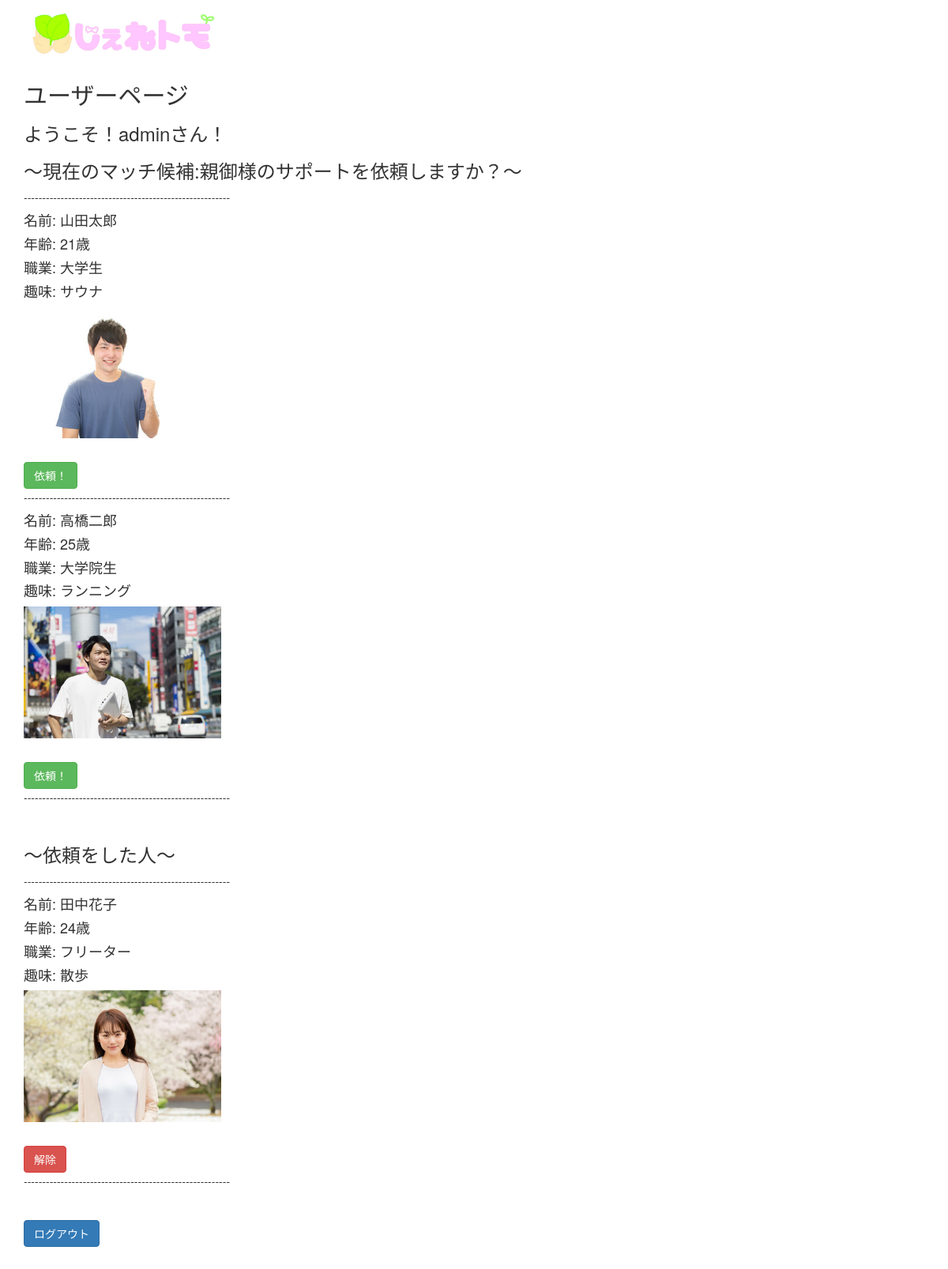
The page /index (signed in) on the database as committed earlier.
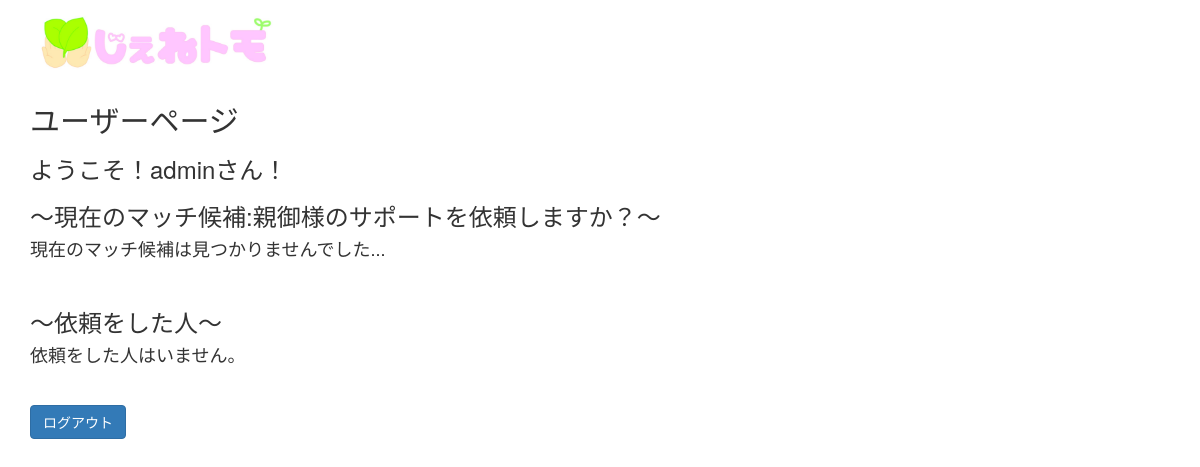
The same page on the database as committed later.
### app.py (models this page shows)
class Younger(db.Model): # 若者テーブル
    id = db.Column(db.Integer, primary_key=True)
    name = db.Column(db.String(50), nullable=False)
    age = db.Column(db.String(5),  nullable=False)
    job = db.Column(db.String(100), nullable=False)
    hobby = db.Column(db.String(100), nullable=False)
    img = db.Column(db.String(10), nullable=False)

class Candidate(db.Model): # いいかも！した人
    id = db.Column(db.Integer, primary_key=True)
    name = db.Column(db.String(50), nullable=False)
    age = db.Column(db.String(5),  nullable=False)
    job = db.Column(db.String(100), nullable=False)
    hobby = db.Column(db.String(100), nullable=False)
    img = db.Column(db.String(10), nullable=False)

### app.py (the view)
@app.route('/index',methods=["GET","POST"]) # メイン画面
@login_required
def index():
    username = current_user.username
    if request.method == "GET":
        matchers = Younger.query.all()
        candidate = Candidate.query.all()
        return render_template("/index.html",username=username,matchers = matchers,candidates = candidate)

### app.py (called while the page is built)
@login_manager.user_loader
def load_user(id):
    return User.query.get(int(id))

### templates/index.html (shortened to what this page needs)
{% extends "bootstrap/base.html" %}
{% block content %}
<div class="container">
     <img src="../static/image/icon.jpg" width="250px">
     <h2>ユーザーページ</h2>
     <h3>ようこそ！{{ username }}さん！</h3>
     <h3>～現在のマッチ候補:親御様のサポートを依頼しますか？～</h3>
     {% for matcher in matchers %}
     <person>
          <p>--------------------------------------------------------</p>
          <div>
               <h4>名前: {{ matcher.name }}</h4>
               <h4>年齢: {{ matcher.age }}歳</h4>
               <h4>職業: {{ matcher.job }}</h4>
               <h4>趣味: {{ matcher.hobby }}</h4>
               <img src="../static/image/people/{{ matcher.img }}.jpg" width="250px">
          </div>
     </person>
     <p><br></p>
     <a href="/{{matcher.id}}/good" role="button"><button class = "btn btn-success">依頼！</button></a>
     {% endfor %}
     {% if matchers |length > 0 %}
     <p>--------------------------------------------------------</p>
     {% endif %}
     {% if matchers |length == 0 %}
     <h4>現在のマッチ候補は見つかりませんでした...</h4>
     {% endif %}
     <p><br></p>
     <h3>～依頼をした人～</h3>
     {% for candidate in candidates %}
     <person>
          <p>--------------------------------------------------------</p>
          <div>
               <h4>名前: {{ candidate.name }}</h4>
               <h4>年齢: {{ candidate.age }}歳</h4>
               <h4>職業: {{ candidate.job }}</h4>
               <h4>趣味: {{ candidate.hobby }}</h4>
               <img src="../static/image/people/{{ candidate.img }}.jpg" width="250px">
          </div>
     </person>
     <p><br></p>
     <a href="/{{candidate.id}}/delete" role="button"><button class = "btn btn-danger">解除</button></a>
     {% endfor %}
     {% if candidates |length > 0 %}
     <p>--------------------------------------------------------</p>
     {% endif %}
     {% if candidates |length == 0 %}
     <h4>依頼をした人はいません。</h4>
     {% endif %}
     <p><br></p>
     <a href="/logout" role="button"><button class="btn btn-primary">ログアウト</button></a>
</div>
<p><br></p>
{% endblock %}

Rows that differ between the two databases and show on the page:
removed Younger: name "山田太郎", age "21", job "大学生", hobby "サウナ", img (picture)
removed Younger: name "高橋二郎", age "25", job "大学院生", hobby "ランニング", img (picture)
removed Candidate: name "田中花子", age "24", job "フリーター", hobby "散歩", img (picture)
Other text that changed with them:
text now shown: "現在のマッチ候補は見つかりませんでした... 依頼をした人はいません。"
